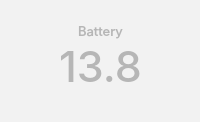
<?xml version="1.0" encoding="UTF-8"?>
<ui version="4.0">
 <class>sensorButton</class>
 <widget class="QWidget" name="sensorButton">
  <property name="geometry">
   <rect>
    <x>0</x>
    <y>0</y>
    <width>200</width>
    <height>122</height>
   </rect>
  </property>
  <property name="palette">
   <palette>
    <active>
     <colorrole role="WindowText">
      <brush brushstyle="SolidPattern">
       <color alpha="255">
        <red>182</red>
        <green>182</green>
        <blue>182</blue>
       </color>
      </brush>
     </colorrole>
     <colorrole role="Base">
      <brush brushstyle="SolidPattern">
       <color alpha="255">
        <red>255</red>
        <green>255</green>
        <blue>255</blue>
       </color>
      </brush>
     </colorrole>
     <colorrole role="Window">
      <brush brushstyle="SolidPattern">
       <color alpha="255">
        <red>242</red>
        <green>242</green>
        <blue>242</blue>
       </color>
      </brush>
     </colorrole>
    </active>
    <inactive>
     <colorrole role="WindowText">
      <brush brushstyle="SolidPattern">
       <color alpha="255">
        <red>182</red>
        <green>182</green>
        <blue>182</blue>
       </color>
      </brush>
     </colorrole>
     <colorrole role="Base">
      <brush brushstyle="SolidPattern">
       <color alpha="255">
        <red>255</red>
        <green>255</green>
        <blue>255</blue>
       </color>
      </brush>
     </colorrole>
     <colorrole role="Window">
      <brush brushstyle="SolidPattern">
       <color alpha="255">
        <red>242</red>
        <green>242</green>
        <blue>242</blue>
       </color>
      </brush>
     </colorrole>
    </inactive>
    <disabled>
     <colorrole role="WindowText">
      <brush brushstyle="SolidPattern">
       <color alpha="255">
        <red>120</red>
        <green>120</green>
        <blue>120</blue>
       </color>
      </brush>
     </colorrole>
     <colorrole role="Base">
      <brush brushstyle="SolidPattern">
       <color alpha="255">
        <red>242</red>
        <green>242</green>
        <blue>242</blue>
       </color>
      </brush>
     </colorrole>
     <colorrole role="Window">
      <brush brushstyle="SolidPattern">
       <color alpha="255">
        <red>242</red>
        <green>242</green>
        <blue>242</blue>
       </color>
      </brush>
     </colorrole>
    </disabled>
   </palette>
  </property>
  <property name="windowTitle">
   <string>Form</string>
  </property>
  <widget class="QLabel" name="sensorName">
   <property name="geometry">
    <rect>
     <x>0</x>
     <y>16</y>
     <width>201</width>
     <height>31</height>
    </rect>
   </property>
   <property name="sizePolicy">
    <sizepolicy hsizetype="Preferred" vsizetype="Ignored">
     <horstretch>0</horstretch>
     <verstretch>0</verstretch>
    </sizepolicy>
   </property>
   <property name="font">
    <font>
     <family>Inter Medium</family>
     <pointsize>10</pointsize>
    </font>
   </property>
   <property name="text">
    <string>Battery</string>
   </property>
   <property name="alignment">
    <set>Qt::AlignCenter</set>
   </property>
  </widget>
  <widget class="QLabel" name="sensorData">
   <property name="geometry">
    <rect>
     <x>0</x>
     <y>42</y>
     <width>201</width>
     <height>48</height>
    </rect>
   </property>
   <property name="font">
    <font>
     <family>Inter Medium</family>
     <pointsize>32</pointsize>
    </font>
   </property>
   <property name="text">
    <string>13.8</string>
   </property>
   <property name="alignment">
    <set>Qt::AlignCenter</set>
   </property>
  </widget>
 </widget>
 <resources/>
 <connections/>
</ui>
